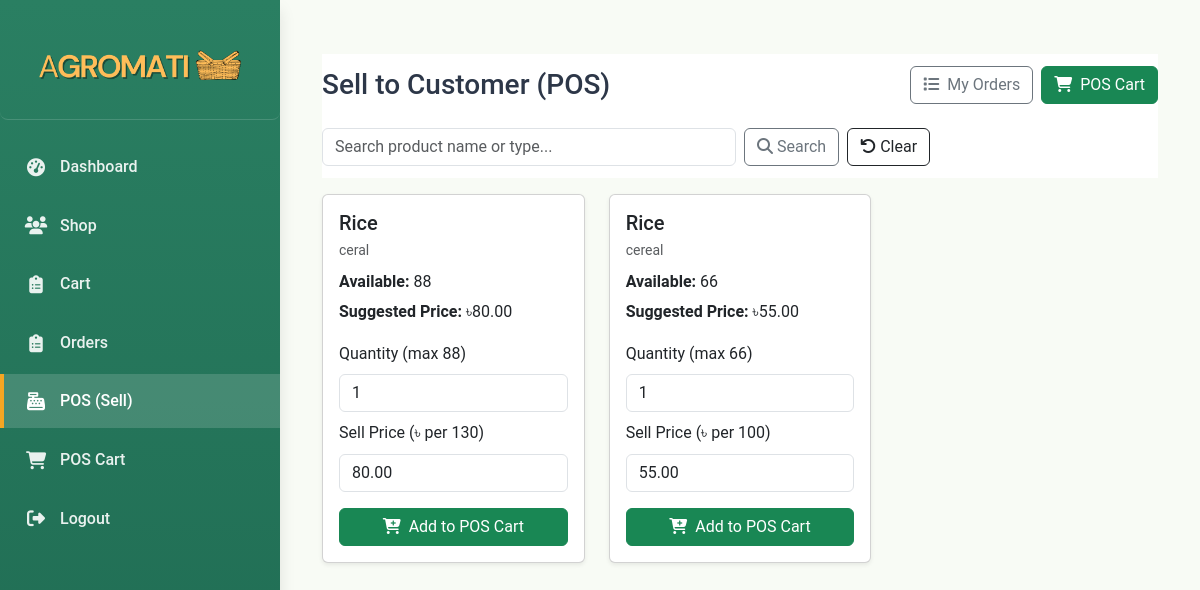
The app's page /retailer_pos.php (signed in) with its own data.
### tables this page shows
CREATE TABLE `retailer_inventory` (
  `id` int(11) NOT NULL,
  `retailer_id` int(11) NOT NULL,
  `product_id` int(11) NOT NULL,
  `qty_available` int(11) NOT NULL DEFAULT 0,
  `default_retail_price` decimal(10,2) DEFAULT NULL,
  `updated_at` timestamp NOT NULL DEFAULT current_timestamp() ON UPDATE current_timestamp()
);

CREATE TABLE `products` (
  `id` int(11) NOT NULL,
  `user_id` int(11) NOT NULL,
  `name` varchar(100) NOT NULL,
  `type` varchar(50) NOT NULL,
  `unit_of_measure` varchar(20) NOT NULL,
  `seasonality` varchar(50) DEFAULT NULL,
  `nutrition` text DEFAULT NULL,
  `per_unit_price` decimal(10,2) NOT NULL,
  `total_units` int(11) NOT NULL,
  `total_price` decimal(10,2) GENERATED ALWAYS AS (`per_unit_price` * `total_units`) STORED,
  `created_at` timestamp NOT NULL DEFAULT current_timestamp()
);

### retailer_pos.php (the view, shortened to what this page needs)
<?php
$db = new mysqli('localhost', 'root', '', 'agromatiDB');
$stmt = $db->prepare("SELECT id, name FROM retailers WHERE retailer_id = ? LIMIT 1");
$stmt->bind_param("s", $_SESSION['retailer_id']);
$stmt->execute();
$retRow = $stmt->get_result()->fetch_assoc();
$retailer_id   = (int)$retRow['id'];
$db->begin_transaction();
try {
    $sql = "SELECT oi.id AS oi_id, oi.product_id, oi.quantity, oi.unit_price
            FROM order_items oi
            JOIN orders o ON o.id = oi.order_id
            WHERE o.retailer_id = ? AND oi.status = 'shipped' AND oi.stock_added = 0";
    $stmt = $db->prepare($sql);
    $stmt->bind_param("i", $retailer_id);
    $stmt->execute();
    $db->commit();
} catch (Exception $e) {
    $db->rollback();
    $_SESSION['pos_err'] = "Inventory sync skipped.";
}
$q = isset($_GET['q']) ? trim($_GET['q']) : '';
$sql = "SELECT
            ri.product_id, ri.qty_available, ri.default_retail_price,
            p.name, p.type, p.unit_of_measure, p.per_unit_price
        FROM retailer_inventory ri
        JOIN products p ON p.id = ri.product_id
        WHERE ri.retailer_id = ? AND ri.qty_available > 0";
$sql .= " ORDER BY p.name ASC";
if ($q !== '') {
    $stmt = $db->prepare($sql);
    $like = "%{$q}%";
    $stmt->bind_param("iss", $retailer_id, $like, $like);
} else {
    $stmt = $db->prepare($sql);
    $stmt->bind_param("i", $retailer_id);
}
$stmt->execute();
$res = $stmt->get_result();
$items = $res->fetch_all(MYSQLI_ASSOC);
?>
<!DOCTYPE html>
<html lang="en">
<head>
    <link rel="stylesheet" href="https://cdnjs.cloudflare.com/ajax/libs/font-awesome/6.4.0/css/all.min.css">
    <link href="https://cdn.jsdelivr.net/npm/bootstrap@5.3.0/dist/css/bootstrap.min.css" rel="stylesheet">
    <link rel="stylesheet" href="css/retailer_styles.css">
</head>
<body>
<div class="agri-container">
    <aside class="agri-sidebar">
         <div class="agri-sidebar-header">
            <img src="Image/logo.png" alt="AGROMATI Logo" class="logo-image">
        </div>
        <nav class="agri-sidebar-nav">
            <ul>
                    <li class="agri-nav-item" data-page="dashboard">
                        <a href="retailer_dashboard.php" class="agri-nav-link">
                            <i class="fas fa-tachometer-alt agri-nav-icon"></i>
                            Dashboard
                        </a>
                    </li>
                    <li class="agri-nav-item" data-page="Shop">
                        <a href="shop.php" class="agri-nav-link">
                            <i class="fas fa-users agri-nav-icon"></i>
                            Shop
                        </a>
                    </li>
                    <li class="agri-nav-item" data-page="Cart">
                        <a href="cart.php" class="agri-nav-link">
                            <i class="fas fa-clipboard-list agri-nav-icon"></i>
                            Cart
                        </a>
                    </li>
                    <li class="agri-nav-item" data-page="My orders">
                        <a href="retailer_orders.php" class="agri-nav-link">
                            <i class="fas fa-clipboard-list agri-nav-icon"></i>
                            Orders
                        </a>
                    </li>
                    <li class="agri-nav-item active" data-page="pos">
                        <a href="retailer_pos.php" class="agri-nav-link active">
                            <i class="fas fa-cash-register agri-nav-icon"></i> POS (Sell)
                        </a>
                    </li>
                    <li class="agri-nav-item" data-page="pos_cart">
                        <a href="pos_cart.php" class="agri-nav-link">
                            <i class="fas fa-shopping-cart agri-nav-icon"></i> POS Cart
                        </a>
                    </li>
                    <li class="agri-nav-item">
                        <a href="retailer_logout.php" class="agri-nav-link">
                            <i class="fas fa-sign-out-alt agri-nav-icon"></i>
                            Logout
                        </a>
                    </li>
                </ul>
        </nav>
    </aside>
    <main class="agri-main-content">
        <div class="container py-4">
            <div class="pos-sticky-actions">
                <div class="d-flex flex-wrap justify-content-between align-items-center">
                    <h3 class="mb-2 mb-md-0">Sell to Customer (POS)</h3>
                    <div class="d-flex gap-2">
                        <a class="btn btn-outline-secondary" href="retailer_orders.php">
                            <i class="fas fa-list me-1"></i> My Orders
                        </a>
                        <a class="btn btn-success" href="pos_cart.php">
                            <i class="fas fa-shopping-cart me-1"></i> POS Cart
                        </a>
                    </div>
                </div>
                <form class="row g-2 mt-3" method="get">
                    <div class="col-md-6">
                        <input name="q" class="form-control" placeholder="Search product name or type..."
                               value="<?= htmlspecialchars($q) ?>">
                    </div>
                    <div class="col-auto">
                        <button class="btn btn-outline-secondary"><i class="fas fa-search me-1"></i>Search</button>
                    </div>
                    <div class="col-auto">
                        <a class="btn btn-outline-dark" href="retailer_pos.php"><i class="fas fa-undo me-1"></i>Clear</a>
                    </div>
                </form>
            </div>
            <div class="row mt-3">
                <?php foreach ($items as $it):
                    $suggested = $it['default_retail_price'] !== null
                        ? number_format((float)$it['default_retail_price'], 2, '.', '')
                        : number_format((float)$it['per_unit_price'], 2, '.', '');
                ?>
                    <div class="col-md-4 mb-4">
                        <div class="card shadow-sm h-100">
                            <div class="card-body d-flex flex-column">
                                <h5 class="card-title mb-1"><?= htmlspecialchars($it['name']) ?></h5>
                                <small class="text-muted mb-2"><?= htmlspecialchars($it['type']) ?></small>
                                <div class="mb-1"><strong>Available:</strong>
                                    <?= number_format($it['qty_available']) ?>
                                </div>
                                <div class="mb-3"><strong>Suggested Price:</strong> ৳<?= number_format((float)$suggested, 2) ?></div>
                                <form class="mt-auto" method="post" action="pos_add_to_cart.php">
                                    <div class="mb-2">
                                        <label class="form-label">Quantity (max <?= (int)$it['qty_available'] ?>)</label>
                                        <input type="number" name="quantity" class="form-control" min="1"
                                               max="<?= (int)$it['qty_available'] ?>" value="1" required>
                                    </div>
                                    <div class="mb-3">
                                        <label class="form-label">
                                            Sell Price (৳ per <?= htmlspecialchars($it['unit_of_measure']) ?>)
                                        </label>
                                        <input type="number" step="0.01" min="0.01" name="unit_price"
                                               class="form-control" value="<?= $suggested ?>" required>
                                    </div>
                                    <button class="btn btn-success w-100">
                                        <i class="fas fa-cart-plus me-1"></i> Add to POS Cart
                                    </button>
                                </form>
                            </div>
                        </div>
                    </div>
                <?php endforeach; ?>
            </div>
        </div>
    </main>
</div>
</body>
</html>

### css/retailer_styles.css (style rules this page uses)
:root { --primary: #2A7F62; --primary-dark: #1F6B52; --primary-light: rgba(42, 127, 98, 0.1); --secondary: #F5A623; --dark: #2D3748; --light: #F8FBF5; --gray: #E2E8F0; --dark-gray: #718096; --white: #FFFFFF; --error: #E53E3E; --success: #38A169; --warning: #ECC94B; --shadow: 0 4px 6px rgba(0, 0, 0, 0.1); --shadow-lg: 0 10px 15px rgba(0, 0, 0, 0.1); --transition: all 0.3s ease; --border-radius: 8px; }
* { margin: 0; padding: 0; box-sizing: border-box; }
body { font-family: 'Roboto', sans-serif; background-color: var(--light); color: var(--dark); line-height: 1.6; display: flex; min-height: 100vh; }
.agri-container { display: flex; width: 100%; }
.agri-sidebar { width: 280px; background: linear-gradient(180deg, var(--primary) 0%, var(--primary-dark) 100%); color: var(--white); padding: 20px 0; box-shadow: var(--shadow-lg); display: flex; flex-direction: column; flex-shrink: 0; transition: var(--transition); z-index: 1000; position: relative; }
.agri-sidebar-header { text-align: center; padding: 0 20px 20px; border-bottom: 1px solid rgba(255, 255, 255, 0.15); margin-bottom: 20px; }
.agri-sidebar-nav { flex: 1; }
.agri-sidebar-nav ul { list-style: none; padding: 0; margin: 0; }
.agri-nav-item { margin-bottom: 5px; position: relative; }
.agri-nav-link { display: flex; align-items: center; padding: 14px 20px; color: rgba(255, 255, 255, 0.9); text-decoration: none; font-size: 16px; font-weight: 500; transition: var(--transition); border-left: 4px solid transparent; }
.agri-nav-item.active .agri-nav-link { background-color: rgba(255, 255, 255, 0.15); color: var(--white); border-left: 4px solid var(--secondary); }
.agri-nav-icon { margin-right: 12px; font-size: 18px; width: 24px; text-align: center; }
.agri-main-content { flex-grow: 1; padding: 30px; background-color: var(--light); overflow-y: auto; transition: var(--transition); }
.agri-sidebar-header { width: 280px; height: 100px; margin-bottom: 20px; display: flex; align-items: center; justify-content: center; border-radius: 8px; padding: 8px; }
.logo-image { max-width: 100%; max-height: 100%; object-fit: contain; }

### retailer_pos.php (style rules this page uses)
.pos-sticky-actions { position: sticky; top: 0; z-index: 10; background: #fff; padding: .75rem 0; }

### records on screen
retailer_inventory: product.name "Rice", product.type "ceral", qty_available "88", default_retail_price "80.00", product.unit_of_measure "130", unit_price "80.00"
retailer_inventory: product.name "Rice", product.type "cereal", qty_available "66", default_retail_price "55.00", product.unit_of_measure "100", unit_price "55.00"
